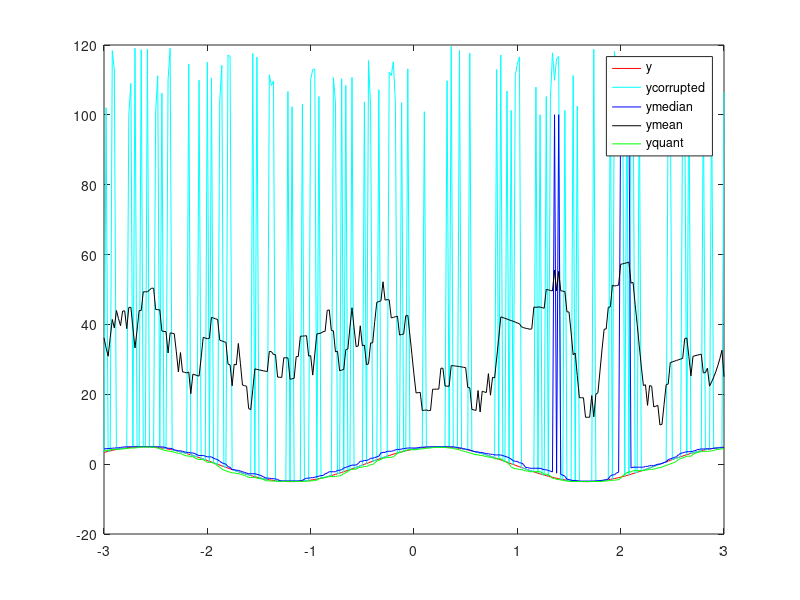
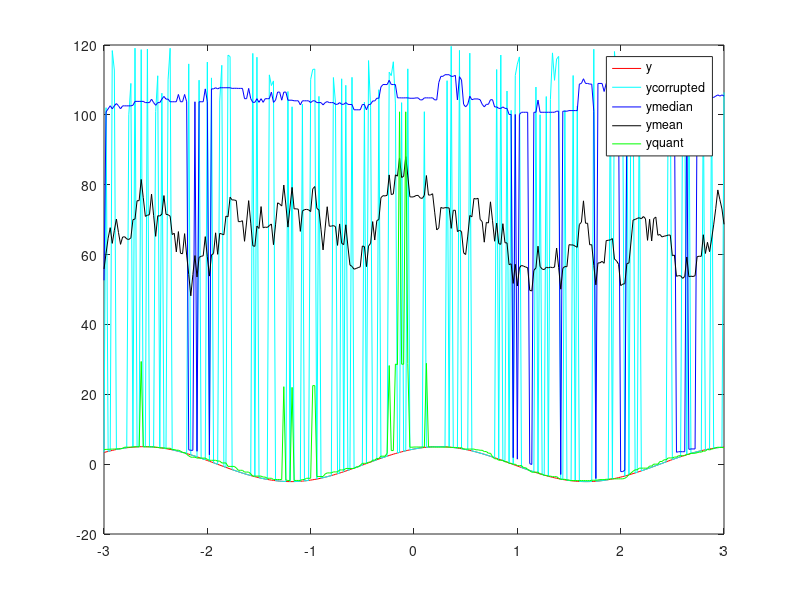

Write MATLAB code to recreate these figures, in order.
x=[-3:.02:3];
y=5*sin(2.2*x+pi/3);
z=y;
len=length(x);
w=randperm(len,floor(.3*len));
for j=1:length(w)
 z(w(j))=rand()*20+100;
end
figure(1);plot(x,y,'red');  
hold on;
plot(x,z,'cyan');

ymedian=z;
for i=1:len
    ymedian(i)=median(z(max(1,i-9):min(len,i+9)));
end
plot(x,ymedian,'blue');

ymean=z;
for i=1:len
    ymean(i)=mean(z(max(1,i-9):1:min(len,i+9)));
end
plot(x,ymean,'black');

yquartile=z;
for i=1:len
    yquartile(i)=quantile(z(max(1,i-9):1:min(len,i+9)),.25);
end
plot(x,yquartile,'green');
fprintf('\nRMS error for 30 percent corruption \n');
ymean_rms=sum((y-ymean).^2)/sum(y.^2);
fprintf('\nRMS error for mean filtering is %f',ymean_rms);

ymed_rms=sum((y-ymedian).^2)/sum(y.^2);
fprintf('\nRMS error for median filtering is %f', ymed_rms);

yquant_rms=sum((y-yquartile).^2)/sum(y.^2);
fprintf('\nRMS error for first quartile filtering is %f\n', yquant_rms);

legend('y','ycorrupted','ymedian','ymean','yquant');

%%%%%%%%%%%%%%%%%%%%%%%%%%%%%%%%%%%%%%%%%%%%%%%%%%%%%%%%%%%%%%%%%%%%%%%%

z1=y;
len=length(x);
w1=randperm(len,floor(.6*len));
for j=1:length(w1)
 z1(w1(j))=rand()*20+100;
end
figure(2);plot(x,y,'red');  
hold on;
plot(x,z,'cyan');

ymedian1=z1;
for i=1:len
    ymedian1(i)=median(z1(max(1,i-9):min(len,i+9)));
end
plot(x,ymedian1,'blue');

ymean1=z1;
for i=1:len
    ymean1(i)=mean(z1(max(1,i-9):1:min(len,i+9)));
end
plot(x,ymean1,'black');

yquartile1=z1;
for i=1:len
    yquartile1(i)=quantile(z1(max(1,i-9):1:min(len,i+9)),.25);
end
plot(x,yquartile1,'green');
fprintf('\nRMS error for 60 percent corruption \n');
ymean_rms1=sum((y-ymean1).^2)/sum(y.^2);
fprintf('\nRMS error for mean filtering is %f',ymean_rms1);

ymed_rms1=sum((y-ymedian1).^2)/sum(y.^2);
fprintf('\nRMS error for median filtering is %f', ymed_rms1);

yquant_rms1=sum((y-yquartile1).^2)/sum(y.^2);
fprintf('\nRMS error for first quartile filtering is %f\n', yquant_rms1);
legend('y','ycorrupted','ymedian','ymean','yquant');
